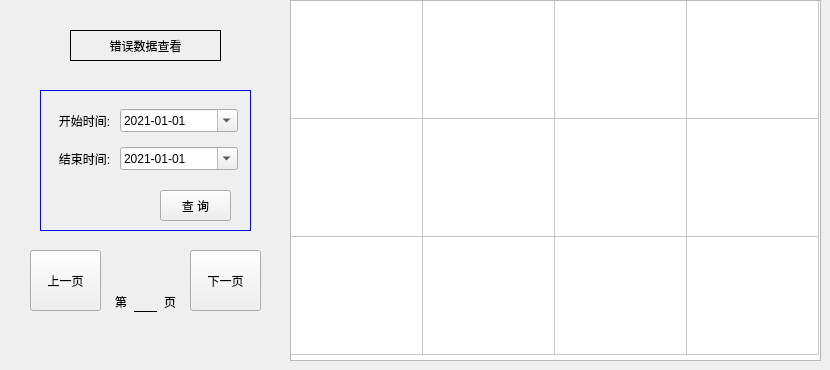
          <widget class="QWidget" name="tab_5">
           <attribute name="title">
            <string>错误数据查看</string>
           </attribute>
           <widget class="QLabel" name="label_hint_6">
            <property name="geometry">
             <rect>
              <x>70</x>
              <y>30</y>
              <width>151</width>
              <height>31</height>
             </rect>
            </property>
            <property name="styleSheet">
             <string notr="true">border:1px solid black;</string>
            </property>
            <property name="text">
             <string>错误数据查看</string>
            </property>
            <property name="alignment">
             <set>Qt::AlignCenter</set>
            </property>
           </widget>
           <widget class="QPushButton" name="btn_up_page_2">
            <property name="geometry">
             <rect>
              <x>30</x>
              <y>250</y>
              <width>71</width>
              <height>61</height>
             </rect>
            </property>
            <property name="sizePolicy">
             <sizepolicy hsizetype="Minimum" vsizetype="Ignored">
              <horstretch>0</horstretch>
              <verstretch>0</verstretch>
             </sizepolicy>
            </property>
            <property name="text">
             <string>上一页</string>
            </property>
           </widget>
           <widget class="QWidget" name="horizontalLayoutWidget_2">
            <property name="geometry">
             <rect>
              <x>110</x>
              <y>291</y>
              <width>71</width>
              <height>21</height>
             </rect>
            </property>
            <layout class="QHBoxLayout" name="horizontalLayout_3">
             <property name="spacing">
              <number>2</number>
             </property>
             <item>
              <widget class="QLabel" name="first_2">
               <property name="text">
                <string>第</string>
               </property>
               <property name="alignment">
                <set>Qt::AlignCenter</set>
               </property>
              </widget>
             </item>
             <item>
              <widget class="QLabel" name="current_page_2">
               <property name="styleSheet">
                <string notr="true">border-color:rgb(0, 0, 0);
border-width:1px;
border-style:solid;
border-left:0px;
border-right:0px;
border-top:0px
</string>
               </property>
               <property name="text">
                <string/>
               </property>
               <property name="alignment">
                <set>Qt::AlignBottom|Qt::AlignHCenter</set>
               </property>
              </widget>
             </item>
             <item>
              <widget class="QLabel" name="end_2">
               <property name="text">
                <string>页</string>
               </property>
               <property name="alignment">
                <set>Qt::AlignCenter</set>
               </property>
              </widget>
             </item>
            </layout>
           </widget>
           <widget class="QPushButton" name="btn_down_page_2">
            <property name="geometry">
             <rect>
              <x>190</x>
              <y>250</y>
              <width>71</width>
              <height>61</height>
             </rect>
            </property>
            <property name="sizePolicy">
             <sizepolicy hsizetype="Minimum" vsizetype="Ignored">
              <horstretch>0</horstretch>
              <verstretch>0</verstretch>
             </sizepolicy>
            </property>
            <property name="text">
             <string>下一页</string>
            </property>
           </widget>
           <widget class="QTableWidget" name="tb_error">
            <property name="geometry">
             <rect>
              <x>290</x>
              <y>0</y>
              <width>531</width>
              <height>361</height>
             </rect>
            </property>
            <property name="autoScroll">
             <bool>false</bool>
            </property>
            <property name="showGrid">
             <bool>true</bool>
            </property>
            <property name="rowCount">
             <number>3</number>
            </property>
            <attribute name="horizontalHeaderVisible">
             <bool>false</bool>
            </attribute>
            <attribute name="horizontalHeaderMinimumSectionSize">
             <number>132</number>
            </attribute>
            <attribute name="horizontalHeaderDefaultSectionSize">
             <number>132</number>
            </attribute>
            <attribute name="verticalHeaderVisible">
             <bool>false</bool>
            </attribute>
            <attribute name="verticalHeaderMinimumSectionSize">
             <number>89</number>
            </attribute>
            <attribute name="verticalHeaderDefaultSectionSize">
             <number>118</number>
            </attribute>
            <row>
             <property name="text">
              <string>01</string>
             </property>
            </row>
            <row>
             <property name="text">
              <string>02</string>
             </property>
            </row>
            <row>
             <property name="text">
              <string>03</string>
             </property>
            </row>
            <column>
             <property name="text">
              <string>01</string>
             </property>
            </column>
            <column>
             <property name="text">
              <string>02</string>
             </property>
            </column>
            <column>
             <property name="text">
              <string>03</string>
             </property>
            </column>
            <column>
             <property name="text">
              <string>04</string>
             </property>
            </column>
           </widget>
           <widget class="QWidget" name="gridLayoutWidget">
            <property name="geometry">
             <rect>
              <x>50</x>
              <y>100</y>
              <width>193</width>
              <height>81</height>
             </rect>
            </property>
            <layout class="QGridLayout" name="gridLayout" columnstretch="1,2">
             <property name="leftMargin">
              <number>5</number>
             </property>
             <property name="rightMargin">
              <number>5</number>
             </property>
             <item row="1" column="0">
              <widget class="QLabel" name="label_end">
               <property name="text">
                <string>结束时间:</string>
               </property>
               <property name="alignment">
                <set>Qt::AlignCenter</set>
               </property>
              </widget>
             </item>
             <item row="1" column="1">
              <widget class="QDateEdit" name="de_end">
               <property name="maximumDate">
                <date>
                 <year>2100</year>
                 <month>12</month>
                 <day>31</day>
                </date>
               </property>
               <property name="minimumDate">
                <date>
                 <year>2021</year>
                 <month>1</month>
                 <day>1</day>
                </date>
               </property>
               <property name="displayFormat">
                <string>yyyy-MM-dd</string>
               </property>
               <property name="calendarPopup">
                <bool>true</bool>
               </property>
               <property name="timeSpec">
                <enum>Qt::LocalTime</enum>
               </property>
              </widget>
             </item>
             <item row="0" column="0">
              <widget class="QLabel" name="label_start">
               <property name="text">
                <string>开始时间:</string>
               </property>
               <property name="alignment">
                <set>Qt::AlignCenter</set>
               </property>
              </widget>
             </item>
             <item row="0" column="1">
              <widget class="QDateEdit" name="de_start">
               <property name="styleSheet">
                <string notr="true"/>
               </property>
               <property name="dateTime">
                <datetime>
                 <hour>0</hour>
                 <minute>0</minute>
                 <second>0</second>
                 <year>2021</year>
                 <month>1</month>
                 <day>1</day>
                </datetime>
               </property>
               <property name="time">
                <time>
                 <hour>0</hour>
                 <minute>0</minute>
                 <second>0</second>
                </time>
               </property>
               <property name="maximumDate">
                <date>
                 <year>2100</year>
                 <month>12</month>
                 <day>31</day>
                </date>
               </property>
               <property name="minimumDate">
                <date>
                 <year>2021</year>
                 <month>1</month>
                 <day>1</day>
                </date>
               </property>
               <property name="displayFormat">
                <string>yyyy-MM-dd</string>
               </property>
               <property name="calendarPopup">
                <bool>true</bool>
               </property>
              </widget>
             </item>
            </layout>
           </widget>
           <widget class="QPushButton" name="btn_query">
            <property name="geometry">
             <rect>
              <x>160</x>
              <y>190</y>
              <width>71</width>
              <height>31</height>
             </rect>
            </property>
            <property name="sizePolicy">
             <sizepolicy hsizetype="Minimum" vsizetype="Ignored">
              <horstretch>0</horstretch>
              <verstretch>0</verstretch>
             </sizepolicy>
            </property>
            <property name="text">
             <string>查 询</string>
            </property>
           </widget>
           <widget class="QLabel" name="label">
            <property name="geometry">
             <rect>
              <x>40</x>
              <y>90</y>
              <width>211</width>
              <height>141</height>
             </rect>
            </property>
            <property name="styleSheet">
             <string notr="true">color: blue; background-color: transparent; border:0.5px solid blue;</string>
            </property>
            <property name="text">
             <string/>
            </property>
           </widget>
           <zorder>label</zorder>
           <zorder>label_hint_6</zorder>
           <zorder>btn_up_page_2</zorder>
           <zorder>horizontalLayoutWidget_2</zorder>
           <zorder>btn_down_page_2</zorder>
           <zorder>tb_error</zorder>
           <zorder>gridLayoutWidget</zorder>
           <zorder>btn_query</zorder>
          </widget>
